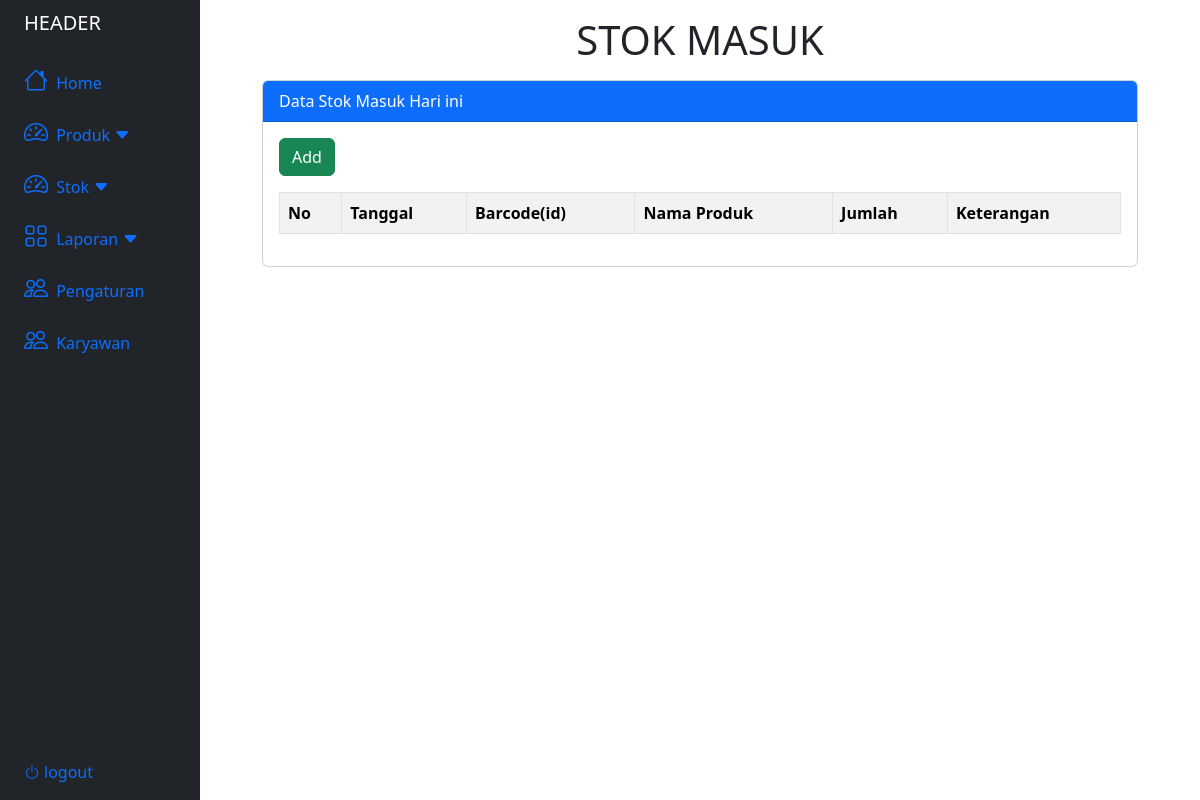
/stok/stok_masuk.php, run on an earlier commit of the app's database.
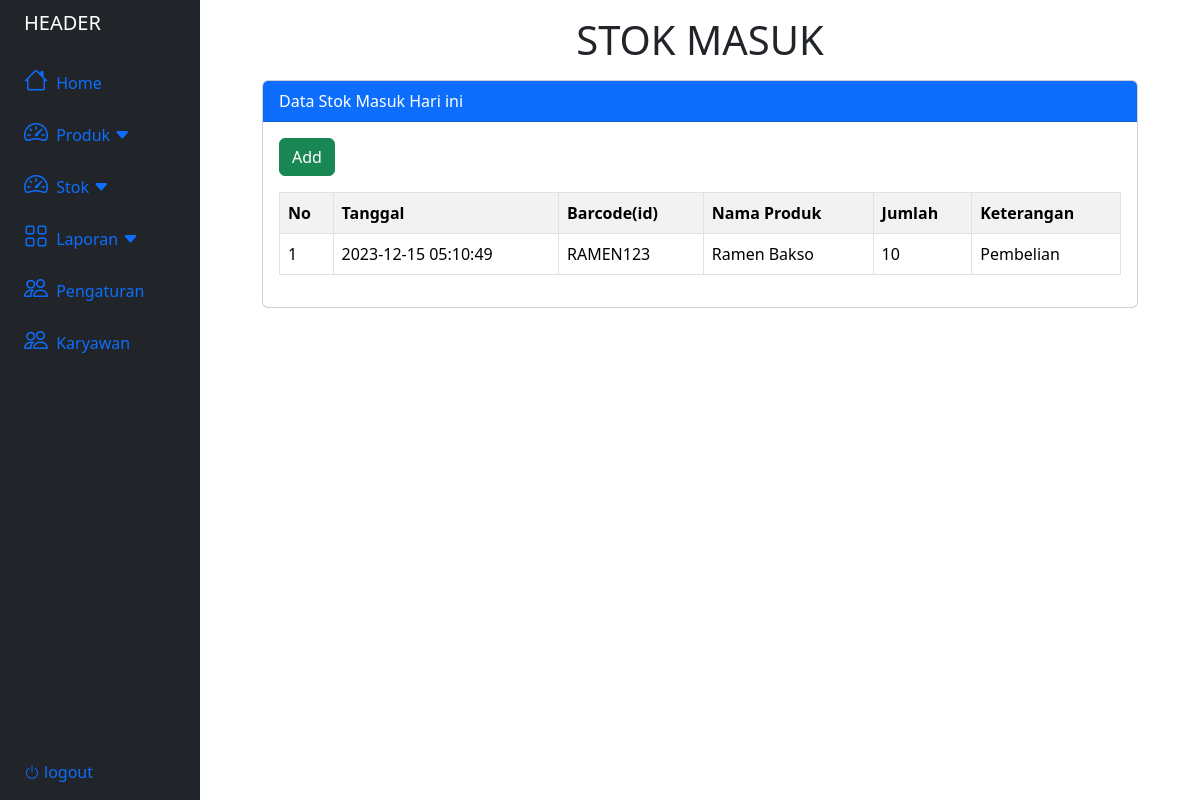
And on a later commit of the database.
### tables this page shows
CREATE TABLE `stokmasuk` (
  `id_sm` int(11) NOT NULL,
  `tanggal` timestamp NOT NULL DEFAULT current_timestamp(),
  `id_produk` varchar(50) NOT NULL,
  `jumlah` int(11) NOT NULL,
  `id_keterangan` int(50) NOT NULL
);

CREATE TABLE `produk` (
  `id_produk` varchar(50) NOT NULL,
  `nama_produk` varchar(50) NOT NULL,
  `satuan` int(50) NOT NULL,
  `kategori` int(50) NOT NULL,
  `harga` int(50) NOT NULL,
  `stok` int(50) NOT NULL DEFAULT 0
);

CREATE TABLE `keteranganmasuk` (
  `id_km` int(11) NOT NULL,
  `nama_km` varchar(50) NOT NULL
);

### stok/stok_masuk.php (the view, shortened to what this page needs)
<?php
    include("../database.php");
?>
<!DOCTYPE html>
<html lang="en">
<head>
    <link rel="stylesheet" href="https://cdnjs.cloudflare.com/ajax/libs/font-awesome/6.0.0/css/all.min.css">
    <link rel="stylesheet" href="https://cdn.jsdelivr.net/npm/bootstrap-icons@1.11.1/font/bootstrap-icons.css">
    <link href="https://cdn.jsdelivr.net/npm/bootstrap@5.3.2/dist/css/bootstrap.min.css" rel="stylesheet">
    <link rel="stylesheet" href="produkStyle.css">
</head>
<body>
    <div class="container-fluid">
        <div class="row flex-nowrap">
          <?php
          include("../header.php");
          ?>
            <div class="container col-9">
                <h1 class="text-center mt-3">STOK MASUK</h1>
                <div class="card mt-3">
                    <div class="card-header bg-primary text-white">
                        Data Stok Masuk Hari ini
                    </div>
                    <div class="card-body">
                        <button type="button" class="btn btn-success mb-3" data-bs-toggle="modal" data-bs-target="#addModal">
                            Add
                        </button>
                        <table class="table table-bordered table-striped table-hover">
                            <tr>
                                <th>No</th>
                                <th>Tanggal</th>
                                <th>Barcode(id)</th>
                                <th>Nama Produk</th>
                                <th>Jumlah</th>
                                <th>Keterangan</th>
                            </tr>
                            <?php
                                $no = 1;
                                $tampil = mysqli_query($conn, "SELECT * FROM stokmasuk WHERE EXTRACT(YEAR FROM tanggal) = EXTRACT(YEAR FROM current_timestamp) AND EXTRACT(MONTH FROM tanggal) = EXTRACT(MONTH FROM current_timestamp) AND EXTRACT(DAY FROM tanggal) = EXTRACT(DAY FROM current_timestamp) ORDER BY id_sm DESC");
                                while($data = mysqli_fetch_array($tampil)):
                                    $produk = mysqli_query($conn, "SELECT * FROM produk WHERE id_produk = '$data[id_produk]'");
                                    $data_produk = mysqli_fetch_assoc($produk);
                                    $keterangan = mysqli_query($conn, "SELECT * FROM keteranganmasuk WHERE id_km = '$data[id_keterangan]'");
                                    $data_keterangan = mysqli_fetch_assoc($keterangan);
                            ?>
                            <tr>
                                <td><?= $no++?></td>
                                <td><?= $data['tanggal']?></td>
                                <td><?= $data_produk['id_produk']?></td>
                                <td><?= $data_produk['nama_produk']?></td>
                                <td><?= $data['jumlah']?></td>
                                <td><?= $data_keterangan['nama_km']?></td>
                            </tr>
                            <?php endwhile; ?>
                        </table>
                    </div>
                </div>
            </div>
        </div>
    </div>
</body>
</html>

What changed in the data, as far as the page shows it:
added stokmasuk: tanggal "2023-12-15 05:10:49", id_produk.id_produk "RAMEN123", id_produk.nama_produk "Ramen Bakso", jumlah "10", id_keterangan.nama_km "Pembelian"
